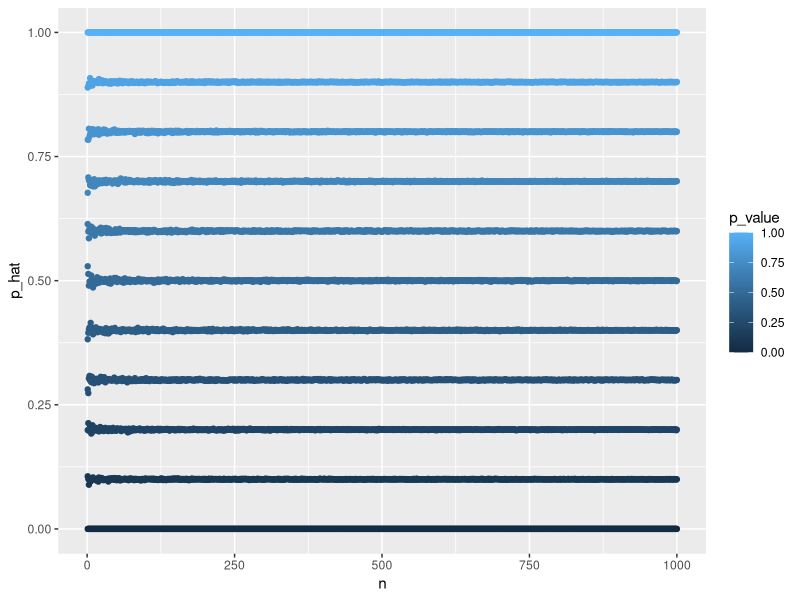
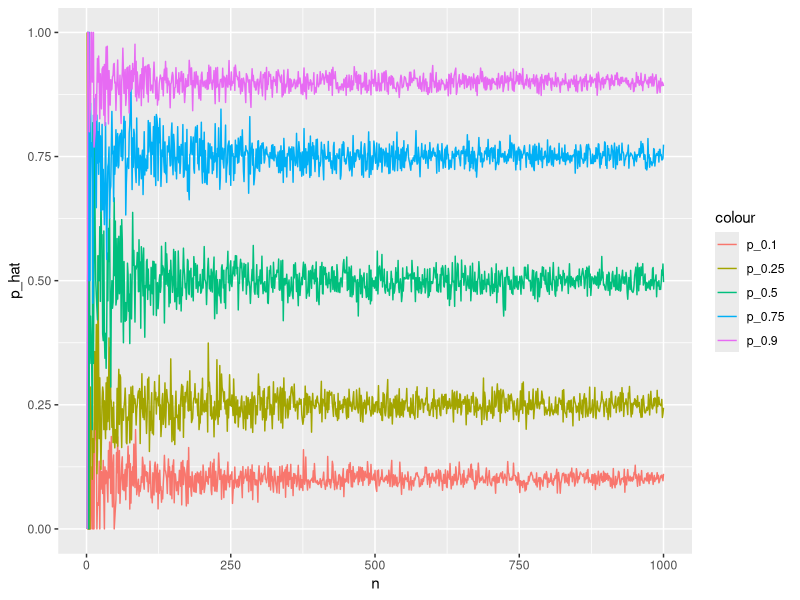
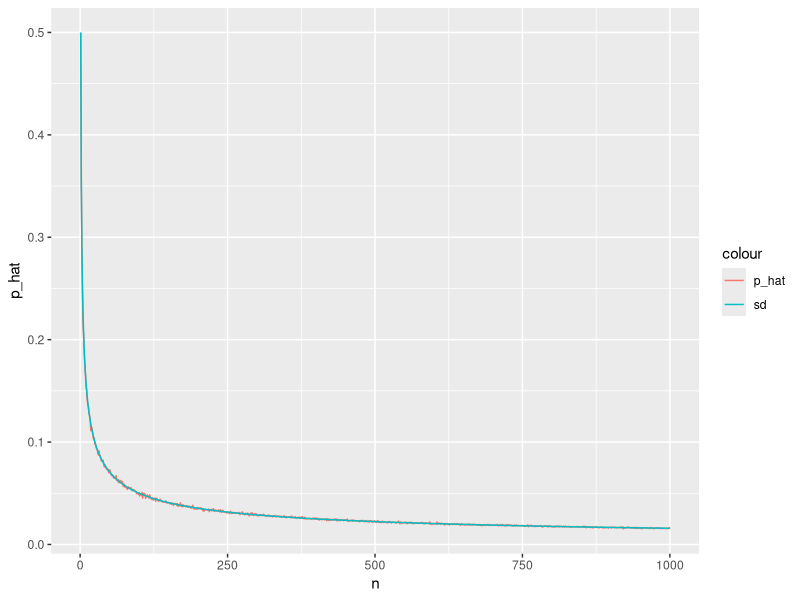

Write R code to recreate these figures, in order.
## ---- chunk 1
knitr::opts_chunk$set(echo = TRUE)
knitr::opts_chunk$set(echo = TRUE, fig.align="center")
gc()
ls()
options(digits=4)
require(tidyverse)
library(xtable)
options(xtable.floating = FALSE)
options(xtable.timestamp = "")
options(xtable.comment = FALSE)
set.seed(47)
## ---- chunk 2
p_hat <- c() #initialize the vector that I will fill in with the partial sums
p_value <- c()
p = c(0:10)/10 # Vector of p values to try over
n = c(1:1000) #Vector of sample size to repeat over
for (k in p) {
  for (i in n) {
    p_i <- mean(rbinom(1000, i, k))/i
    p_hat <- c(p_hat, p_i)
    p_value <- c(p_value, k)
  }
}
P.data <- data.frame(n, p_hat, p_value)
P.data %>% ggplot(aes(n, p_hat, col=p_value)) +
                    geom_point() + ylim(0, 1)
## ---- chunk 3
p_i <- p_0.1 <- p_0.25 <- p_0.5 <- p_0.75 <- p_0.9 <- c() 
n = c(1:1000) #Vector of sample size to repeat over
for (i in n) {
  p_i <- mean(rbinom(1, i, 0.1))/i
  p_0.1 <- c(p_0.1, p_i)
}
for (i in n) {
  p_i <- mean(rbinom(1, i, 0.25))/i
  p_0.25 <- c(p_0.25, p_i)
}
for (i in n) {
  p_i <- mean(rbinom(1, i, 0.5))/i
  p_0.5 <- c(p_0.5, p_i)
}
for (i in n) {
  p_i <- mean(rbinom(1, i, 0.75))/i
  p_0.75 <- c(p_0.75, p_i)
}
for (i in n) {
  p_i <- mean(rbinom(1, i, 0.9))/i
  p_0.9 <- c(p_0.9, p_i)
}

P.data <- data.frame(n, p_0.1 , p_0.25 , p_0.5 , p_0.75 , p_0.9)
P.data %>% ggplot(aes(n)) +
  geom_line(aes(y = p_0.1, colour = "p_0.1")) +
  geom_line(aes(y = p_0.25, colour = "p_0.25")) +
  geom_line(aes(y = p_0.5, colour = "p_0.5")) +
  geom_line(aes(y = p_0.75, colour = "p_0.75")) +
  geom_line(aes(y = p_0.9, colour = "p_0.9")) +
  ylim(0, 1) + ylab('p_hat')
## ---- chunk 4
p=0.5
n=c(1:1000)
p_hat=c()
sd = c()
for (i in n) {
  x = rbinom(1000,i,p)
  p_hat=c(p_hat,sd(x)/i)
  sd = c(sd, 0.5/sqrt(n))
}
P.data <- data.frame(n, p_hat, p_hat, sd)
P.data %>% 
  ggplot(aes(x=n)) +  
  geom_line(aes(y=p_hat, colour = 'p_hat')) + 
  geom_line(aes(y=sd, colour = 'sd'))
